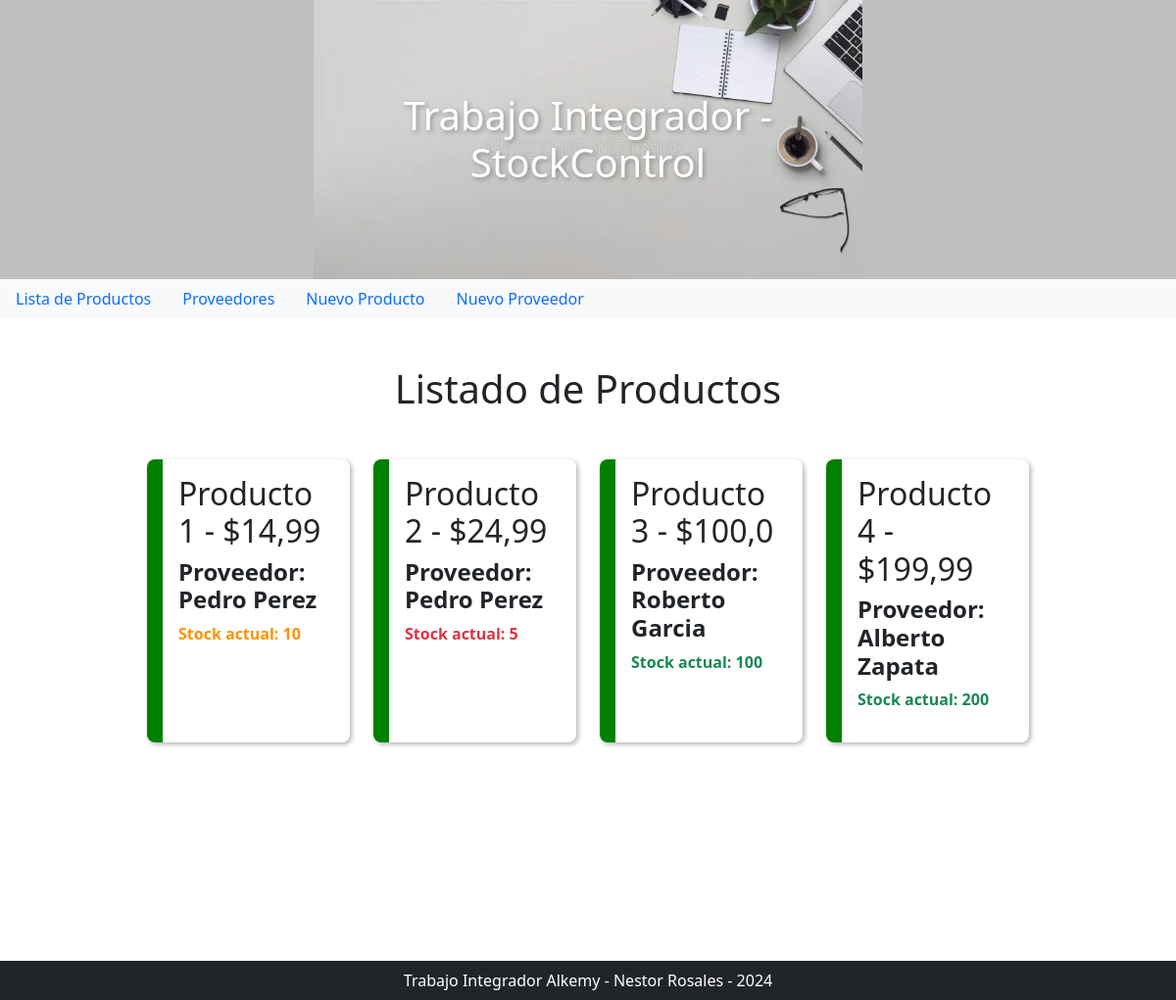
Before: / with the older database file.
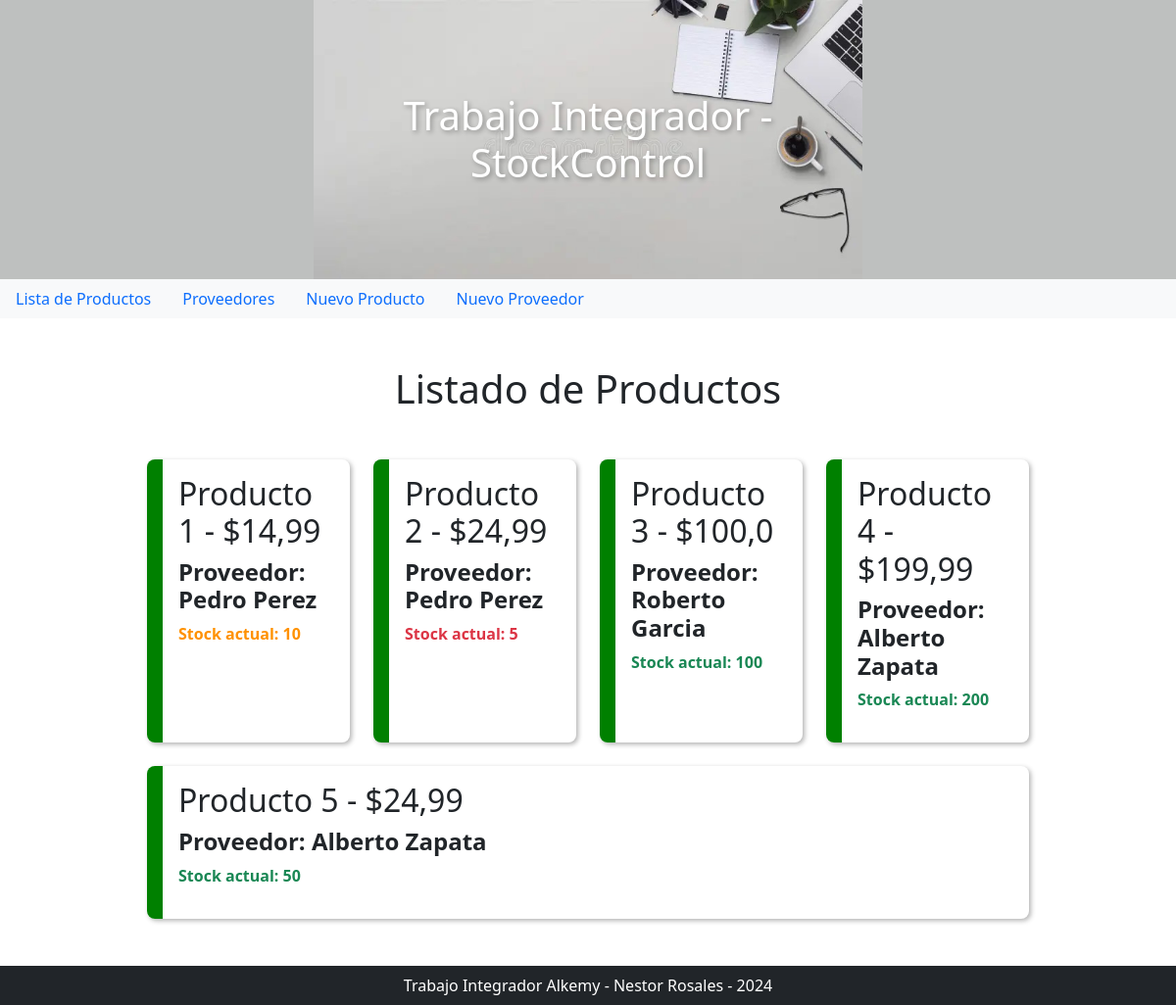
After: the same page with the newer database file.
### compra/models.py (models this page shows, shortened)
class Producto(models.Model):
    nombre = models.CharField(max_length=100)
    precio = models.FloatField()
    stock_actual = models.IntegerField()
    proveedor = models.ForeignKey(Proveedor, on_delete=models.CASCADE)

class Proveedor(models.Model):
    nombre = models.CharField(max_length=100)
    apellido = models.CharField(max_length=100)
    dni = models.IntegerField()
    def __str__(self):
        return f"{self.nombre} {self.apellido}"

### compra/views.py (the view)
# urls.py: path("", lista_productos, name="lista_productos"),
def lista_productos(request):
    productos = Producto.objects.all()
    return render(request, "lista_productos.html", {"productos": productos})

### compra/templates/lista_productos.html
{% extends "base/base.html" %} {% block content %}
<h1 class="text-center my-5">Listado de Productos</h1>
<div class="row w-100 mx-auto gap-4 mb-5">
	{% if productos %} {% for producto in productos %}
	<div class="col p-3 producto">
		<h2>{{producto.nombre}} - ${{producto.precio}}</h2>
		<h4 class="fw-bold">Proveedor: {{producto.proveedor}}</h4>
		<p
			class="fw-bold {%if producto.stock_actual < 10 %} text-danger {% elif producto.stock_actual <= 30 %} warning {%else%} text-success {% endif %}"
		>
			Stock actual: {{producto.stock_actual}}
		</p>
	</div>
	{% endfor %} {% endif %}
</div>
{% endblock %}

### templates/base/base.html (shortened to what this page needs)
{% load static %}
<!DOCTYPE html>
<html lang="en">
	<head>
		<link rel="stylesheet" href="{% static 'styles/main.css' %}" />
		<link
			href="https://cdn.jsdelivr.net/npm/bootstrap@5.2.3/dist/css/bootstrap.min.css"
			rel="stylesheet"
		/>
	</head>
	<body class="position-relative">
		<header class="text-center position-relative header fw-bold">
			<h1
				class="position-absolute start-50 translate-middle top-50 text-white textshadow"
			>
				Trabajo Integrador - StockControl
			</h1>
			<img
				class="imagesize"
				src="{% static 'imagenes/imagen-header.jpg' %}"
				alt=""
			/>
		</header>
		<nav class="nav bg-light">
			<a class="nav-link" href="{% url 'lista_productos' %}"
				>Lista de Productos</a
			>
			<a class="nav-link" href="{% url 'lista_proveedores' %}"
				>Proveedores</a
			>
			<a class="nav-link" href="{% url 'agregar-producto' %}">
				Nuevo Producto
			</a>
			<a class="nav-link" href="{% url 'agregar-proveedor' %}"
				>Nuevo Proveedor</a
			>
		</nav>
		<section class="sectionsize w-75 mx-auto">
			{% block content %} {% endblock %}
		</section>
		<footer
			class="position-sticky w-100 bottom-0 text-center bg-dark text-white mt-5 py-2"
		>
			Trabajo Integrador Alkemy - Nestor Rosales - 2024
		</footer>
	</body>
</html>

### static/styles/main.css (style rules this page uses)
.header { background-color: #bec0bf; }
.warning { color: rgb(255, 145, 0); }
.producto { border-left: 1rem; border-radius: 0.5rem; box-shadow: 2px 2px 5px rgba(0, 0, 0, 0.3); border-left-color: green; border-left-style: solid; }
.imagesize { max-width: 70vh; }
.textshadow { text-shadow: 2px 2px 5px rgba(0, 0, 0, 0.3); }
.sectionsize { min-height: 70vh; }

Changed rows visible on the page:
added Producto: nombre "Producto 5", precio "24,99", proveedor "Alberto Zapata", stock_actual "50"
